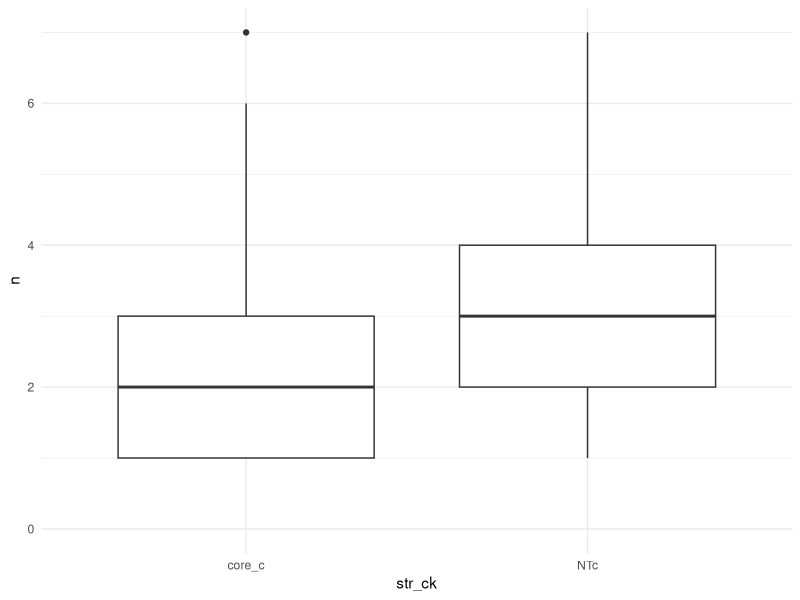
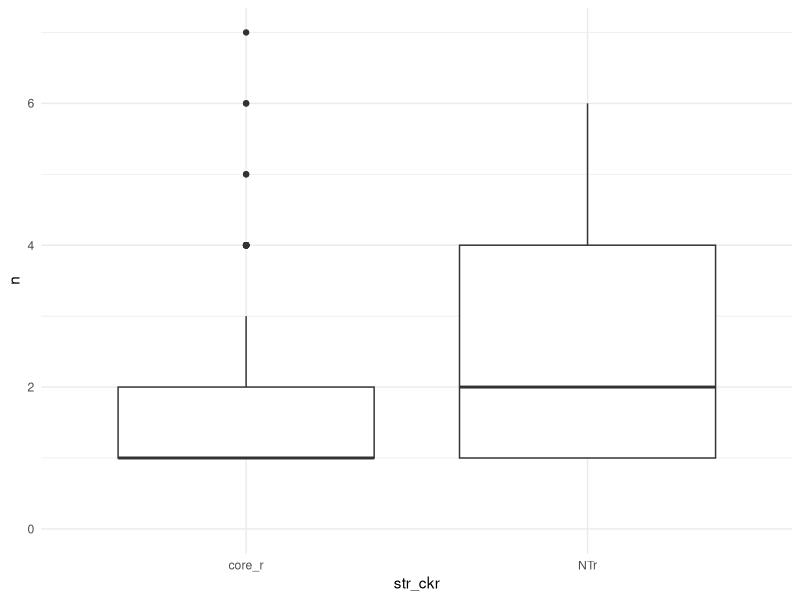

Generate these figures, in order, with R:
# Name:     02_str_unstr_density.R
# Updated:  20201125
# Author:   Andrew Kleist

# packages, working directory
setwd("~/Desktop/Volkman_Lab/BABU_VOLKMAN/CHEMOKINE_PRJ/Data/chemokine_gpcr_ms/")
library(tidyverse)

##### STRUCTURED AND UNSTRUCTURED ANALYSIS - CHEMOKINE #########################
  
  # import rin
  rin <- read_csv("05_integrate/output/RIN_CONS_CLASS.csv") %>%
    filter(file != "6meo") %>%
    select(source_gnccn, dom1, file)
  
  # add labels
  rin <- rin %>% mutate(str_ck = case_when(
    dom1 == "NTc" ~ "NTc",
    dom1 != "NTc" ~ "core_c"
  ))
  
  # summary stats
  contacts <- rin %>% count(source_gnccn, file, str_ck)

  # summary stats and p-value
  # see http://www.sthda.com/english/wiki/unpaired-two-samples-wilcoxon-test-in-r
  sum <- wilcox.test(n ~ str_ck, data = contacts, exact = FALSE)
  sum$p.value
  
  # plot
  contacts %>%
    ggplot(aes(str_ck, n)) +
    geom_boxplot() +
    #geom_violin(trim = FALSE) +
    ylim(0,7) +
    theme_minimal() 
    #stat_summary(fun.y=mean, geom="point", shape=23, size=2)
  
  
##### STRUCTURED AND UNSTRUCTURED ANALYSIS - RECEPTOR #########################
  
  # import rin
  rin <- read_csv("05_integrate/output/RIN_CONS_CLASS.csv") %>%
    filter(file != "6meo") %>%
    select(target_gnccn, dom2, file)
  
  # # add labels
  # rin <- rin %>% mutate(str_ckr = case_when(
  #   dom2 == "NTr" ~ "NTr",
  #   dom2 == "ECL2" ~ "ECL2",
  #   dom2 != "NTr" & dom2 != "ECL2"  ~ "core_r"
  # ))
  
  # add labels
  rin <- rin %>% mutate(str_ckr = case_when(
    dom2 == "NTr" ~ "NTr",
    dom2 != "NTr" ~ "core_r"
  ))
  
  # summary stats and p-value
  # see http://www.sthda.com/english/wiki/unpaired-two-samples-wilcoxon-test-in-r
  contacts <- rin %>% count(target_gnccn, file, str_ckr)
  
  ckr.nt_core <- filter(contacts, str_ckr == "NTr" | str_ckr == "core_r" )
  ckr.nt_core <- wilcox.test(n ~ str_ckr, data = ckr.nt_core, exact = FALSE)
  ckr.nt_core$p.value # significant
  
  # ckr.nt_ecl2 <- filter(contacts, str_ckr == "NTr" | str_ckr == "ECL2" )
  # ckr.nt_ecl2 <- wilcox.test(n ~ str_ckr, data = ckr.nt_ecl2, exact = FALSE)
  # ckr.nt_ecl2$p.value # not significant
  # 
  # ckr.core_ecl2 <- filter(contacts, str_ckr == "core_r" | str_ckr == "ECL2" )
  # ckr.core_ecl2 <- wilcox.test(n ~ str_ckr, data = ckr.core_ecl2, exact = FALSE)
  # ckr.core_ecl2$p.value # significant
  
  # plot
  contacts %>%
    ggplot(aes(str_ckr, n)) +
    geom_boxplot() +
    #geom_violin(trim = FALSE) +
    ylim(0,7) +
    theme_minimal() 
    #stat_summary(fun.y=mean, geom="point", shape=23, size=2)
  
  
